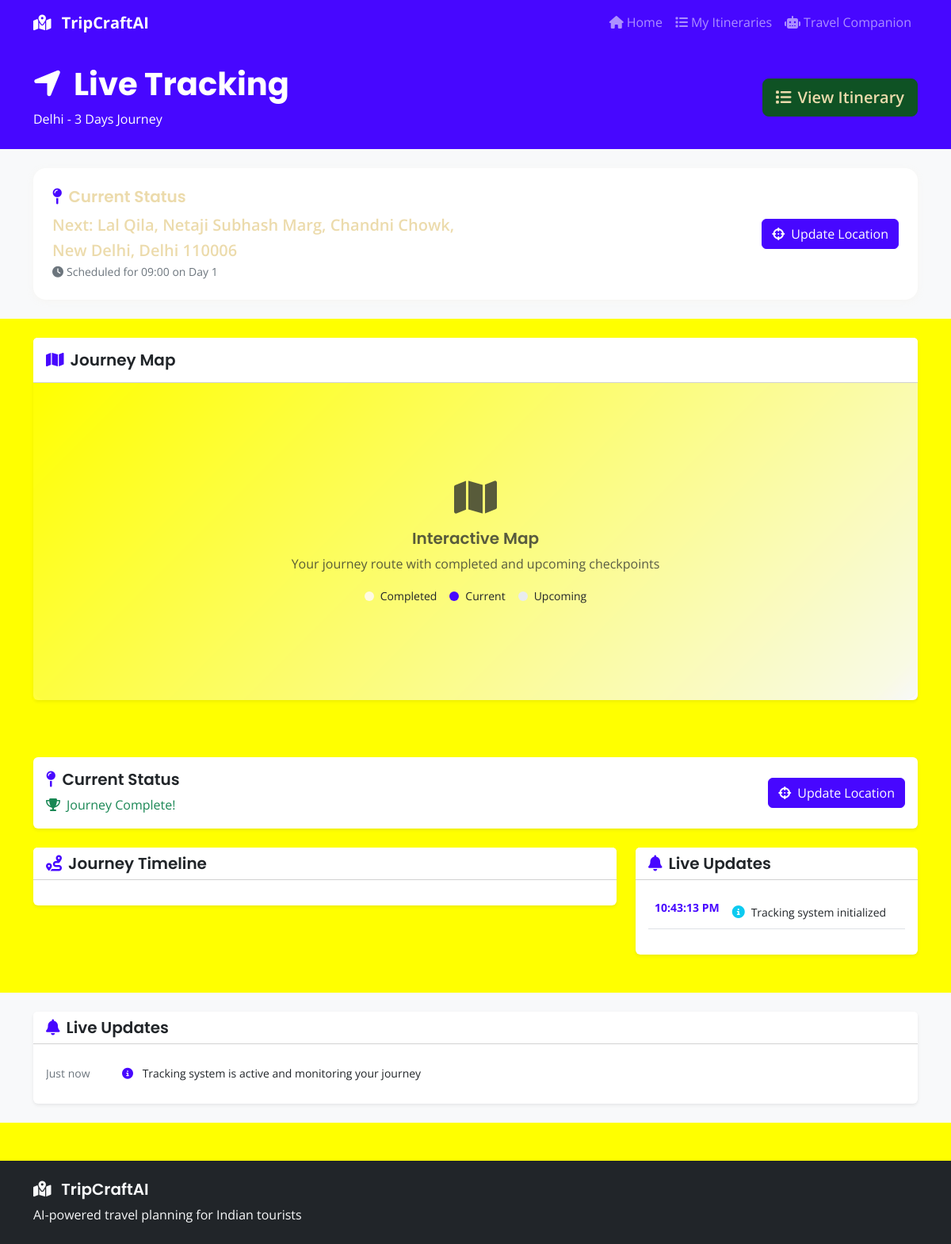
Before: /tracking/3 with the older database file.
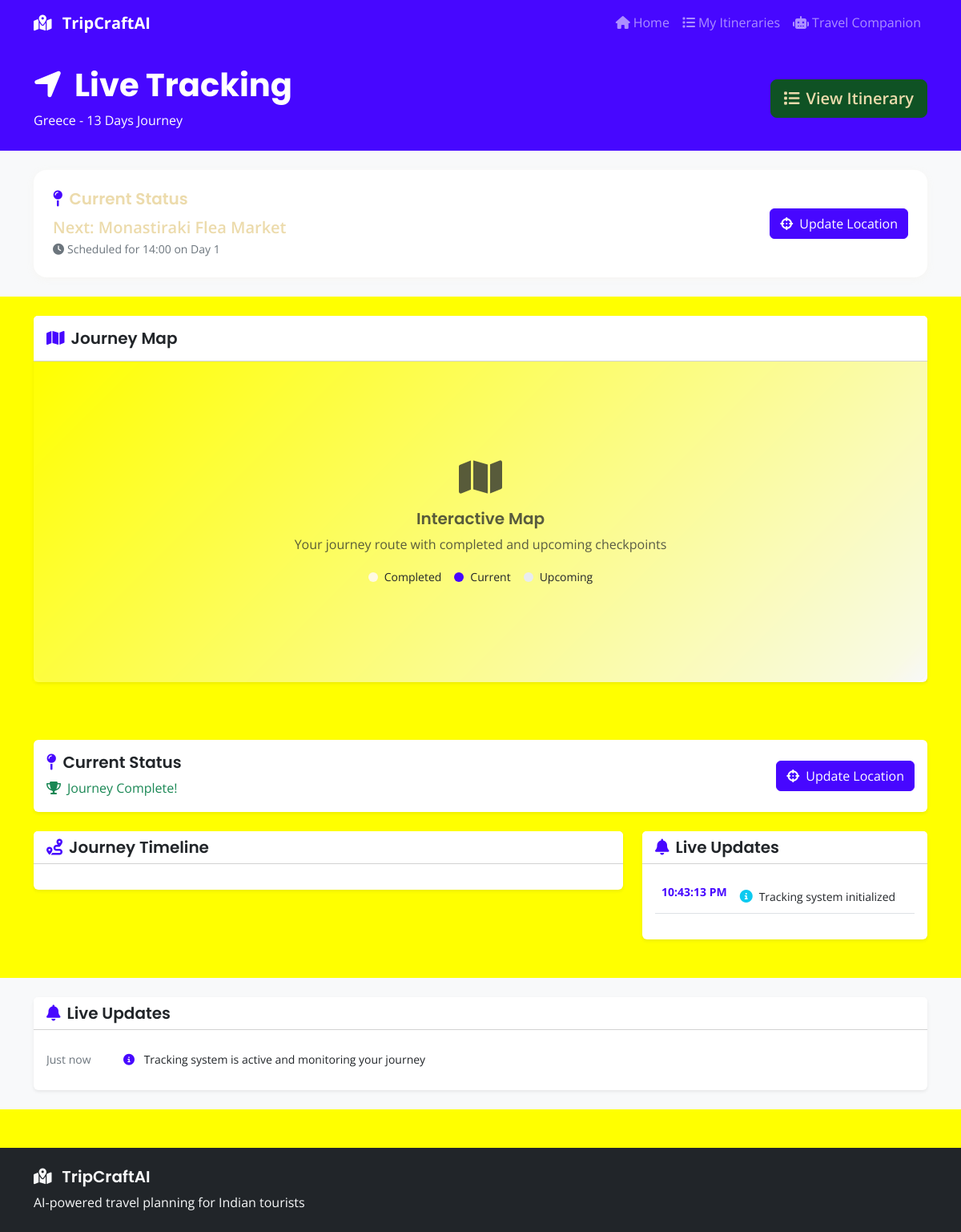
After: the same page with the newer database file.
### models.py (models this page shows, shortened)
class TravelItinerary(db.Model):
    id = db.Column(db.Integer, primary_key=True)
    destination = db.Column(db.String(200), nullable=False)
    duration = db.Column(db.Integer, nullable=False)  # days
    budget = db.Column(db.Float, nullable=False)
    interests = db.Column(db.Text)  # JSON string of interests
    itinerary_data = db.Column(db.Text)  # JSON string of generated itinerary
    created_at = db.Column(db.DateTime, default=datetime.utcnow)
    checkpoints = db.relationship('Checkpoint', backref='itinerary', lazy=True, cascade='all, delete-orphan')

class Checkpoint(db.Model):
    id = db.Column(db.Integer, primary_key=True)
    itinerary_id = db.Column(db.Integer, db.ForeignKey('travel_itinerary.id'), nullable=False)
    day = db.Column(db.Integer, nullable=False)
    time = db.Column(db.String(10), nullable=False)  # HH:MM format
    location = db.Column(db.String(200), nullable=False)
    activity = db.Column(db.Text, nullable=False)
    estimated_cost = db.Column(db.Float, default=0.0)
    is_completed = db.Column(db.Boolean, default=False)
    completed_at = db.Column(db.DateTime)
    notes = db.Column(db.Text)

### routes.py (the view)
@app.route('/tracking/<int:itinerary_id>')
def tracking(itinerary_id):
    itinerary = TravelItinerary.query.get_or_404(itinerary_id)
    checkpoints = Checkpoint.query.filter_by(itinerary_id=itinerary_id).order_by(Checkpoint.day, Checkpoint.time).all()
    return render_template('tracking.html',
                         itinerary=itinerary,
                         checkpoints=checkpoints)

### templates/tracking.html (shortened to what the changed rows need)
{% extends "base.html" %}
{% block content %}
<section class="py-4 bg-primary text-white">
    <div class="container">
        <div class="row align-items-center">
            <div class="col-md-8">
                <h1 class="display-6 fw-bold mb-2">
                    <i class="fas fa-location-arrow me-3"></i>Live Tracking
                </h1>
                <p class="mb-0">{{ itinerary.destination }} - {{ itinerary.duration }} Days Journey</p>
            </div>
        </div>
    </div>
</section>
<section class="py-4 bg-light">
    <div class="container">
        <div class="row">
            <div class="col-12">
                <div class="current-status-card">
                    <div class="row align-items-center">
                        <div class="col-md-6">
                            {% set next_checkpoint = checkpoints|rejectattr('is_completed')|first %}
                            {% if next_checkpoint %}
                            <div class="current-location">
                                <div class="location-name">Next: {{ next_checkpoint.location }}</div>
                                <div class="location-time">
                                    <i class="fas fa-clock me-1"></i>Scheduled for {{ next_checkpoint.time }} on Day {{ next_checkpoint.day }}
                                </div>
                            </div>
                            {% endif %}
                        </div>
                    </div>
                </div>
            </div>
        </div>
    </div>
</section>
{% endblock %}

Changed rows visible on the page:
no longer on this page (row edited): Checkpoint: location "Lal Qila, Netaji Subhash Marg, Chandni Chowk, New Delhi, Delhi 110006", time "09:00", day "1"
changed TravelItinerary: destination "Delhi" → "Greece"; duration "3" → "13"
now on this page (row edited): Checkpoint: location "Monastiraki Flea Market", time "14:00", day "1"
